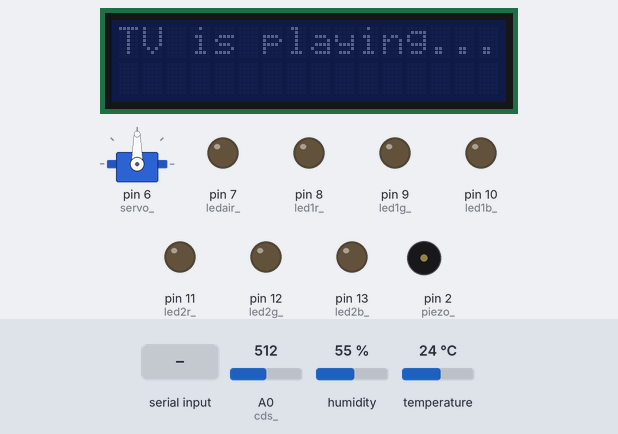
This sketch was run on a simulated Arduino Uno, built with avr-gcc and run on an emulated ATmega328P. Shown: servo, 16×2 character LCD, output pins drawn as LEDs (lit = HIGH), buzzer (waves = sounding). The test bench sets the inputs (shaded band); at power-on: A0 (cds_) = 512, humidity 55 %, temperature 24 °C. What the sketch prints to the serial monitor is not drawn.

Above: at 1.5 s.
1.6 s: "f" received over the second serial link
At 1.9 s:
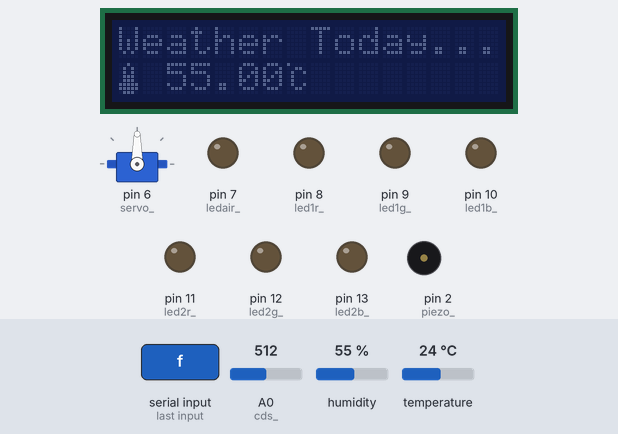
3.1 s: "e" received over the second serial link
At 4.1 s:
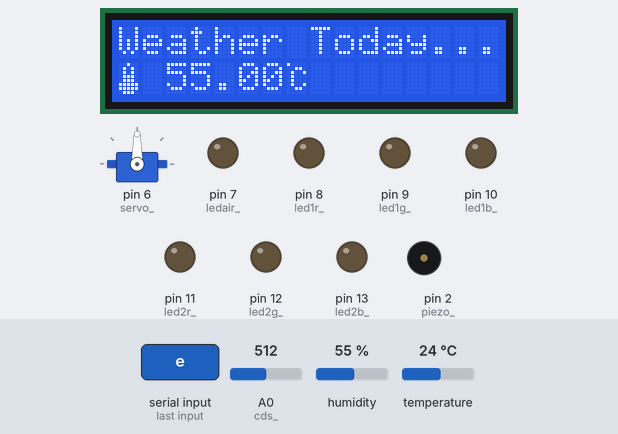
4.6 s: "e" received over the second serial link
At 4.9 s:
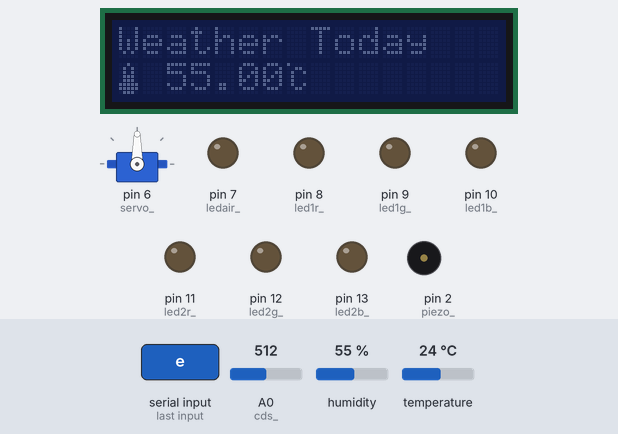
6.1 s: A0 (cds_) set to 687
7.6 s: A0 (cds_) set to 714
At 8.0 s:
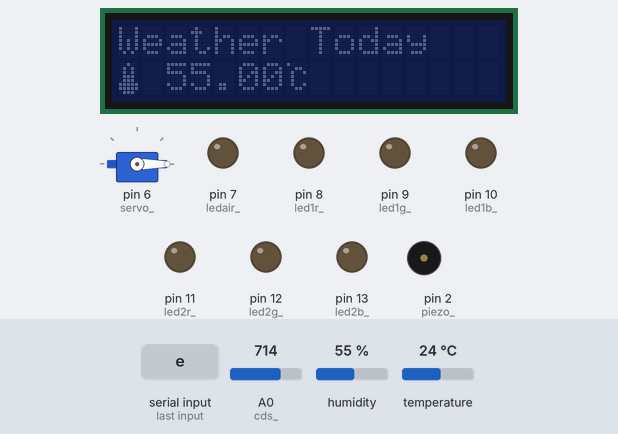
9.1 s: "a" received over the second serial link
At 10.4 s:
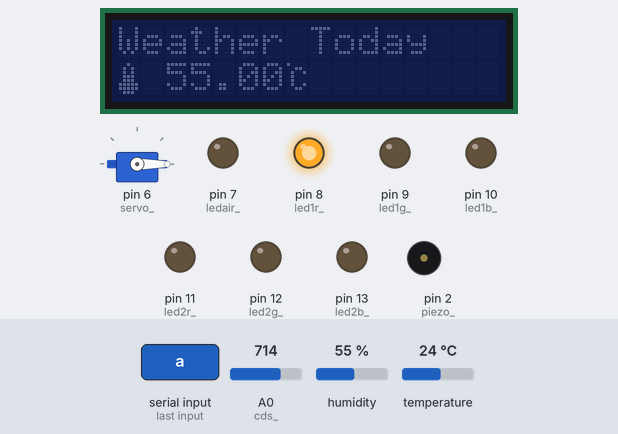
Timing chart, 0 to 11.6 s (numbered marks = the images above; inputs shaded):
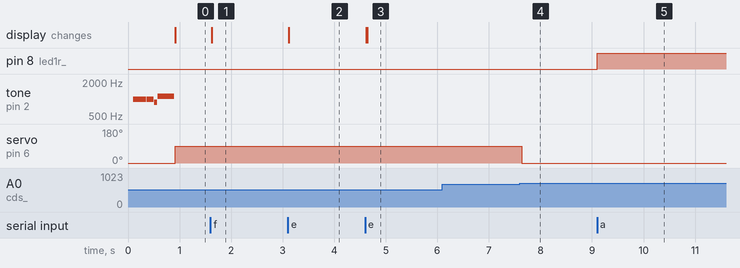

Measured:
- the behaviour switches between 699 and 700 on A0 (cds_) (found by bisection; images 3 and 4)
- after the input at 1.6 s, the display: changes at once (image 1)
- after the input at 3.1 s, the display: changes at once (image 2)
- after the input at 4.6 s, the display: first changes at once (image 3 shows a later state)
- after the input at 6.1 s, every drawn part: stays the same
- after the input at 7.6 s, servo on pin 6 (servo_): 90° → 0° at once
- after the input at 9.1 s, pin 8 (led1r_): LOW → HIGH at once
- by itself, tone on pin 2 (piezo_): plays 988 Hz for 0.26 s, 988 Hz for 0.13 s, 880 Hz for 0.06 s, 1109 Hz for 0.32 s

The sketch:

home.ino
```cpp
#include <Servo.h>

#include <Wire.h>
#include <LiquidCrystal_I2C.h>

#include <DHT_U.h>

#include <SoftwareSerial.h>

const int piezo_ = 2;
DHT_Unified dht(3, DHT11);
SoftwareSerial BTSerial(4, 5);
const int irdist_ = 5;
const int servo_ = 6;
Servo servo;
LiquidCrystal_I2C lc(0x27, 16, 2);
const int cds_ = A0;

const int CS = 1109;
const int A = 1760;
const int B = 1976;

const int o = 128;
const int h = o / 2;
const int o2 = o * 2;

const int frqs[] = {B/2, B/2, A/2, CS
                   };
const int lens[] = {o2, o, h, h+o2,
                   };

byte temp[] = {
  B00100,
  B01010,
  B01010,
  B01110,
  B01110,
  B11111,
  B11111,
  B01110
};

byte humi[] = {
  B00100,
  B00100,
  B01010,
  B01010,
  B10001,
  B11111,
  B11111,
  B01110
};

byte C[] = {
  B10000,
  B00110,
  B01001,
  B01000,
  B01000,
  B01001,
  B00110,
  B00000
};

int servo__ = 1;
int irdist__ = 1;
bool lc__ = false;
bool dht__ = false;
int ledair_ = 7;
bool ledair__ = false;
int led1r_ = 8;
bool led1r__ = false;
int led1g_ = 9;
bool led1g__ = false;
int led1b_ = 10;
bool led1b__ = false;
int led2r_ = 11;
bool led2r__ = false;
int led2g_ = 12;
bool led2g__ = false;
int led2b_ = 13;
bool led2b__ = false;

void setup() {
  Serial.begin(9600);
  BTSerial.begin(9600);

  pinMode(piezo_, OUTPUT);
  pinMode(ledair_, OUTPUT);
  pinMode(led1r_, OUTPUT);
  pinMode(led1g_, OUTPUT);
  pinMode(led1b_, OUTPUT);
  pinMode(led2r_, OUTPUT);
  pinMode(led2g_, OUTPUT);
  pinMode(led2b_, OUTPUT);

  servo.attach(servo_);
  servo.write(0);

  pinMode(irdist_, INPUT);

  lc.init();
  lc.backlight();
  lc.setCursor(0,0);
  lc.print("TV is playing...");
  lc.createChar(0, temp);
  lc.createChar(1, humi);
  lc.createChar(2, C);

  dht.begin();
}

void loop() {
  int cdsVal = analogRead(cds_);
//  Serial.println(cdsVal);
  if (cdsVal < 700) {
    if (servo__ == 1) {
      for(int i=0;i<4;i++) {
        if (frqs[i]!=-1) {
          tone(piezo_, frqs[i],lens[i]);
        }
        delay(lens[i]+10);
      }
      servo.write(90);
      servo__ = 0;
    }
  }
  else {
    if (servo__ == 0) {
      servo.write(0);
      servo__ = 1;
    }
  }

  int irdistVal = digitalRead(irdist_);
//  Serial.println(irdistVal);
  if (irdistVal==1) {
    if (irdist__==0) {
      lc.backlight();
      irdist__ = 1;
    }
  }
  else {
    if (irdist__==1) {
      lc.noBacklight();
      irdist__ = 0;
    }
  }

  sensors_event_t event;
  dht.temperature().getEvent(&event);
  if (isnan(event.temperature)) {
    Serial.println("Error reading temperature!");
  }
  else {
//    Serial.println(event.temperature);
  }

  dht.humidity().getEvent(&event);
  if (isnan(event.relative_humidity)) {
    Serial.println("Error reading humidity!");
  }
  else {
//    Serial.println(event.relative_humidity);
  }

  if (dht__) {
    lc.setCursor(0, 0);
    lc.print("Weather Today");
    lc.setCursor(0, 1);
    lc.write((byte)0);
    lc.print(" ");
    lc.print(event.temperature);
    lc.write(2);
  }

  if (BTSerial.available()) {
    char c = BTSerial.read();
    Serial.write(c);

    switch(c) {
      case 'a':
      revLED(led1r_,led1r__);
      break;
      case 'b':
      revLED(led1g_,led1g__);
      break;
      case 'c':
      revLED(led1b_,led1b__);
      break;

      case 'd':
      revLED(ledair_, ledair__);
      break;

      case 'e':
      if(!lc__) {
        lc.backlight();
      }
      else {
        lc.noBacklight();
        lc.clear();
      }
      lc__ = !lc__;
      break;

      case 'f':
      dht__ = !dht__;
      break;

      case 'g':
      revLED(led2r_,led2r__);
      break;
      case 'h':
      revLED(led2g_,led2g__);
      break;
      case 'i':
      revLED(led2b_,led2b__);
      break;
    }
  }
}

void revLED(int led_, boolean &led__) {
  if(led__) {
    digitalWrite(led_, LOW);
  }
  else {
    digitalWrite(led_, HIGH);
  }
  led__ = !led__;
}
```
